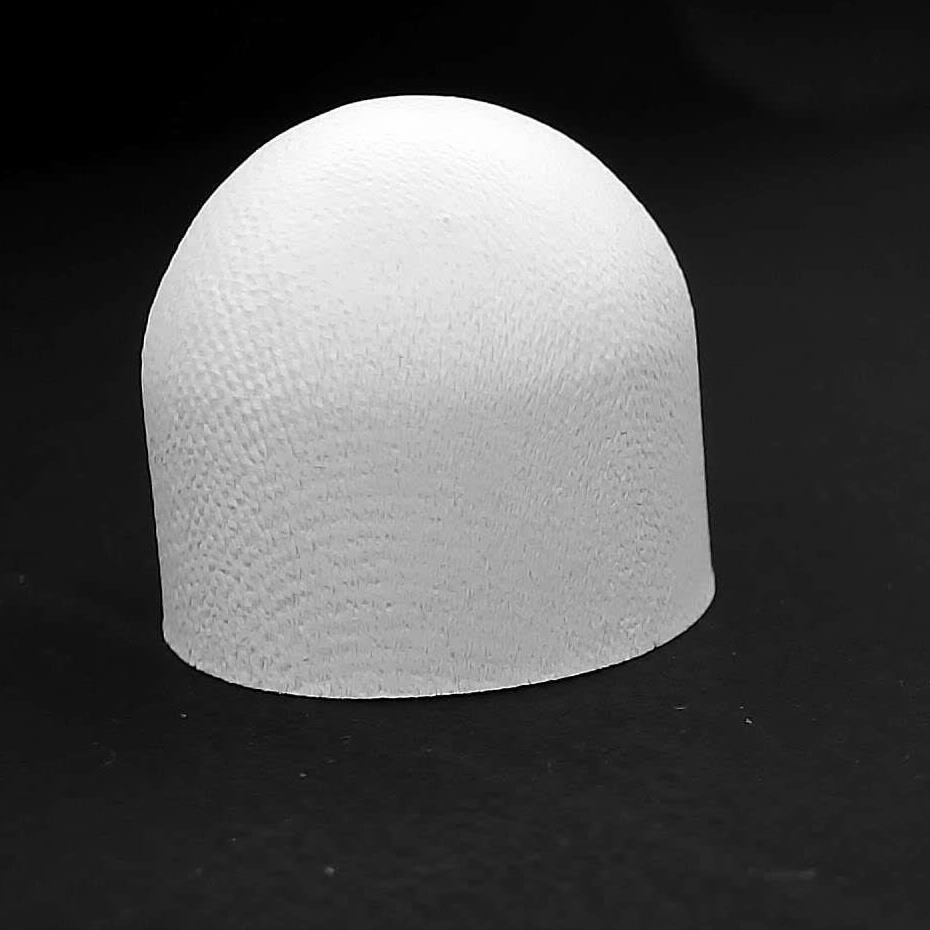
#> input picture Img/baminton.jpg, 930 x 930 px
$ python test2.py
#> lines starting #> are read from the running program, lines starting #| are printed output that depends on the picture; after the words box and inside, x2 and y2 are one past the last pixel; in counts of white or black regions, pixels touching at a corner belong together
# 开发时间 2022/10/25 13:01
# 开发时间 2022/10/24 15:39
# 开发时间 2022/7/13 15:58
# read the image
import cv2
import imutils
import numpy as np
from matplotlib import pyplot as plt


np.set_printoptions(threshold=np.inf)
# 导入图像以及背景
# filename = "d/a"+str(i+1)+".jpg"
img_path = "../Img/baminton.jpg"
img = cv2.imread(img_path)
#> img is the input picture: shape (930, 930, 3); min 0, max 255, mean 80.4
# bg = cv2.imread('930.png')
# 对比度调节
img = cv2.convertScaleAbs(img,0,3)
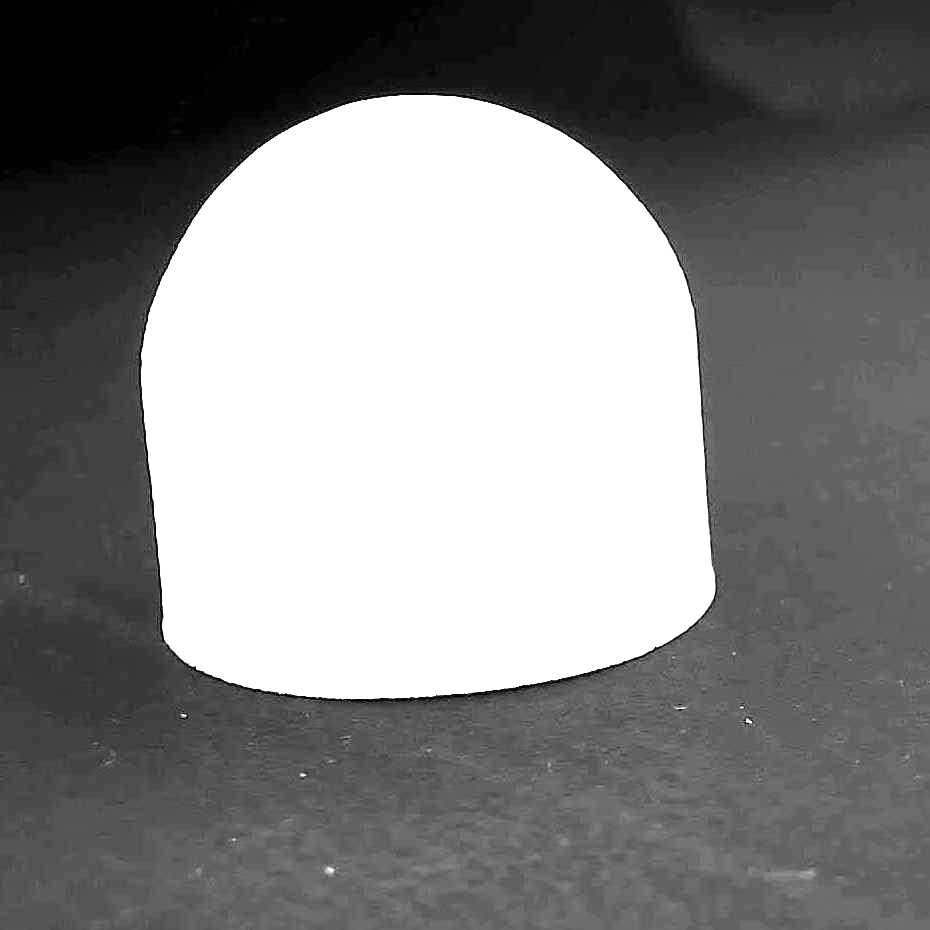
#> img: shape (930, 930, 3); min 0, max 255, mean 132.6
# 图像二值化
image = cv2.cvtColor(img, cv2.COLOR_BGR2RGB)
# 图像灰度化
gray = cv2.cvtColor(image, cv2.COLOR_RGB2GRAY)
# 设置卷积核
kernel = np.ones((10, 10), np.uint8)
# 图像开运算,形态学开运算
result = cv2.morphologyEx(gray, cv2.MORPH_OPEN, kernel)
# 高斯滤波降噪
lenna = cv2.GaussianBlur(result, (5, 5), 0)
# Canny边缘检测
canny = cv2.Canny(lenna, 0, 255)
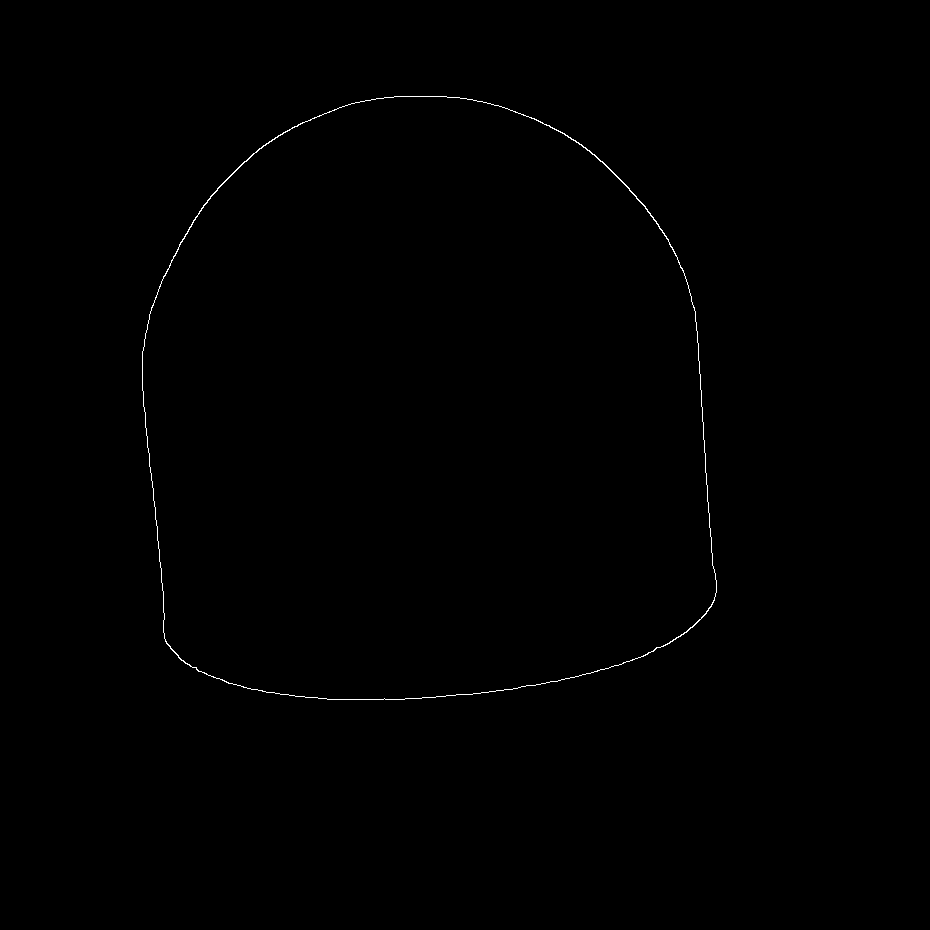
#> canny: shape (930, 930); 0.25% white in thin lines or dots, all inside (x1, y1, x2, y2) = (142, 96, 717, 700)
# 显示边缘
# canny = cv2.resize(canny,(800,812))
cv2.imshow("demo", canny)
cv2.waitKey(0)

$ run again, with Img/17_camB._mify.jpg copied over Img/baminton.jpg
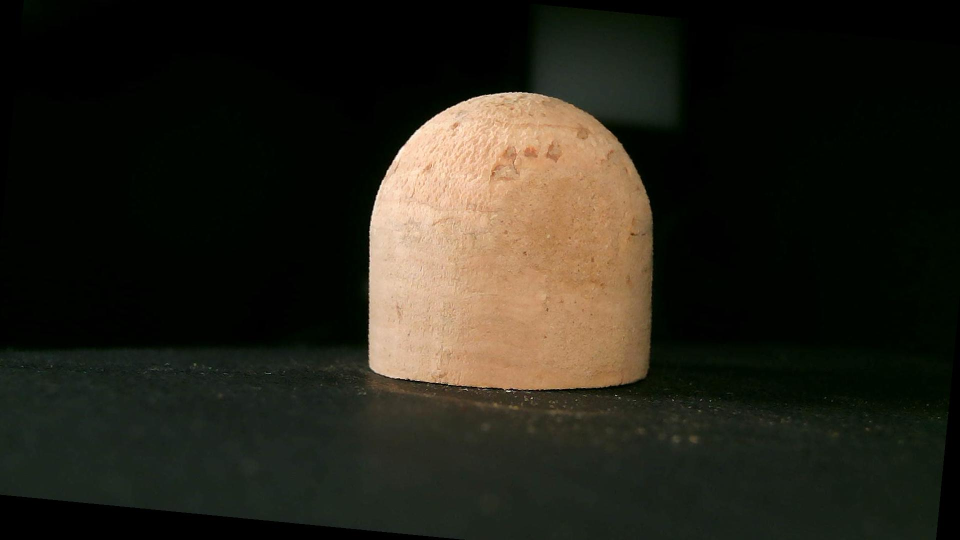
#> input picture Img/17_camB._mify.jpg, 1920 x 1080 px (shown at 1/2 size)
#> img is the input picture: shape (1080, 1920, 3); mean B, G, R 25.6, 35.4, 38
#> `gray = cv2.cvtColor(image, cv2.COLOR_RGB2GRAY)`:
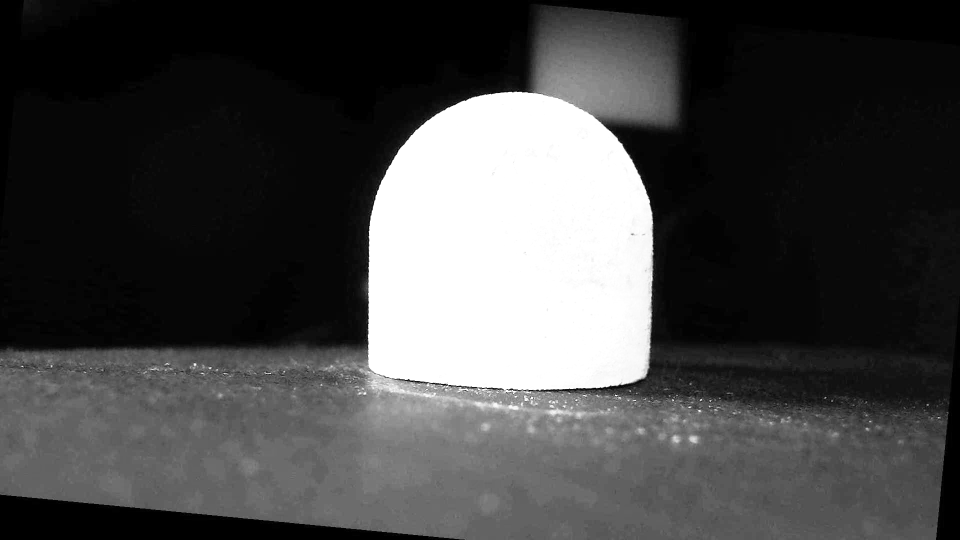
#> gray: shape (1080, 1920) (shown at 1/2 size); min 0, max 255, mean 70.9
#> `canny = cv2.Canny(lenna, 0, 255)`:
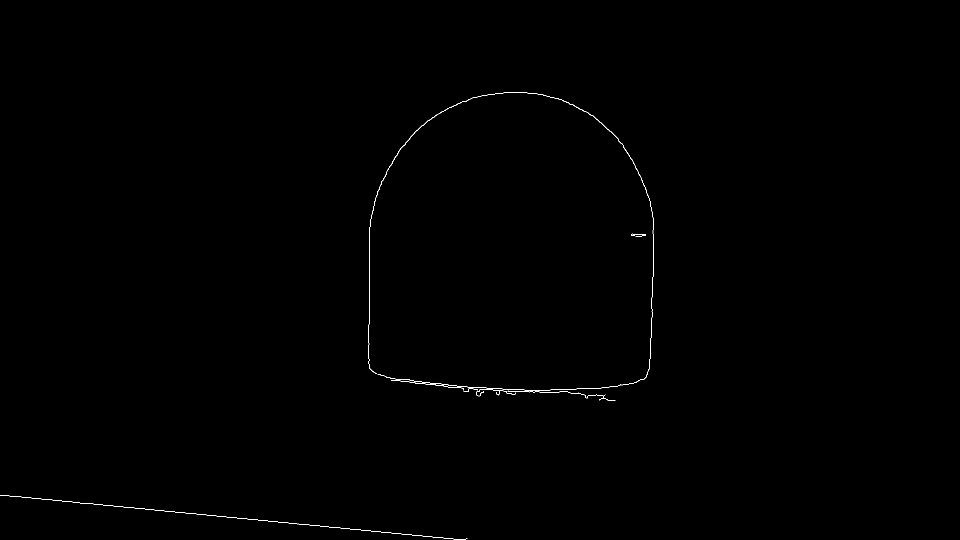
#> canny: shape (1080, 1920) (shown at 1/2 size); 0.18% white in thin lines or dots, all inside (x1, y1, x2, y2) = (0, 185, 1307, 1080)
